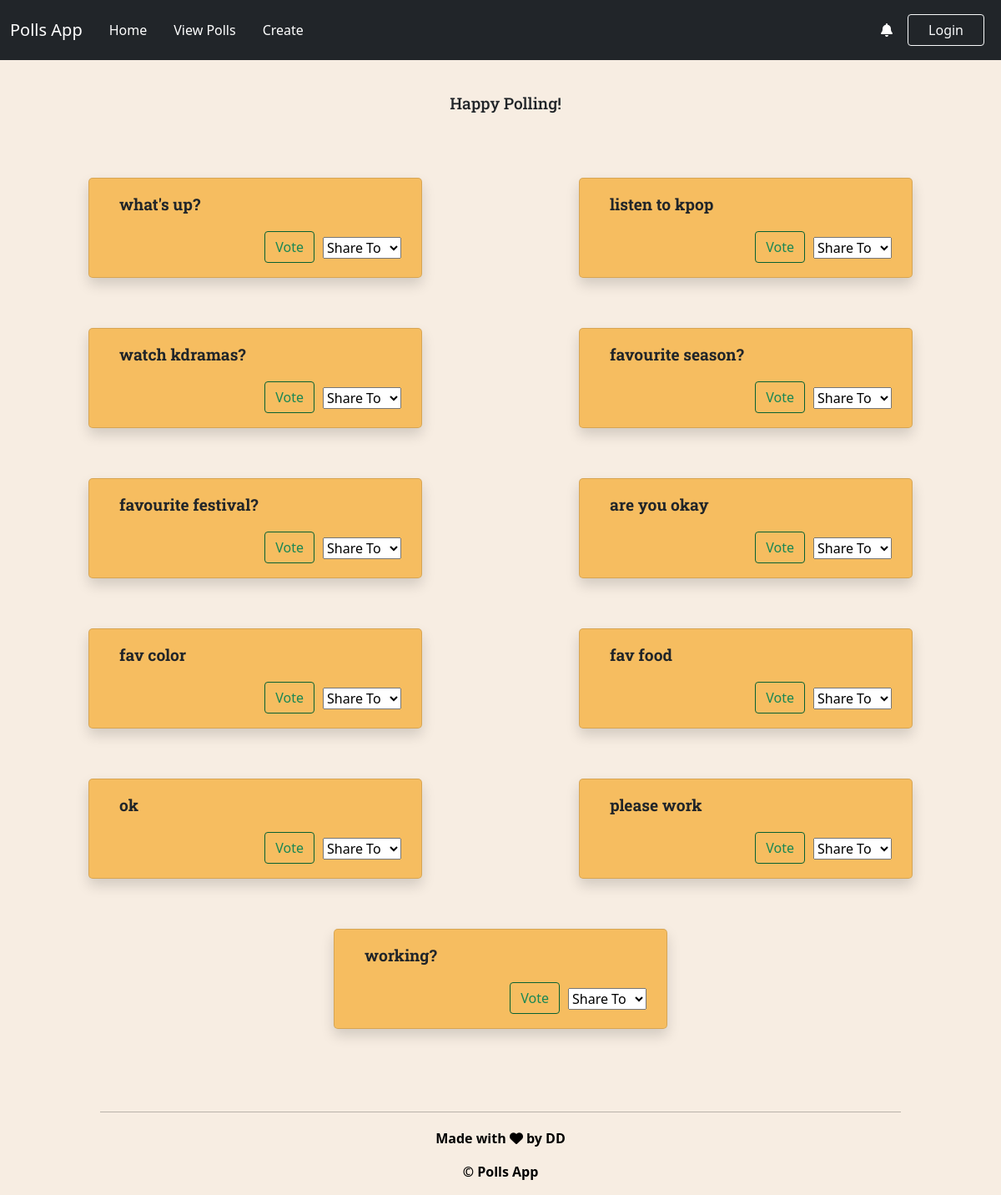
The page /newpoll/home/ on the database as committed earlier.
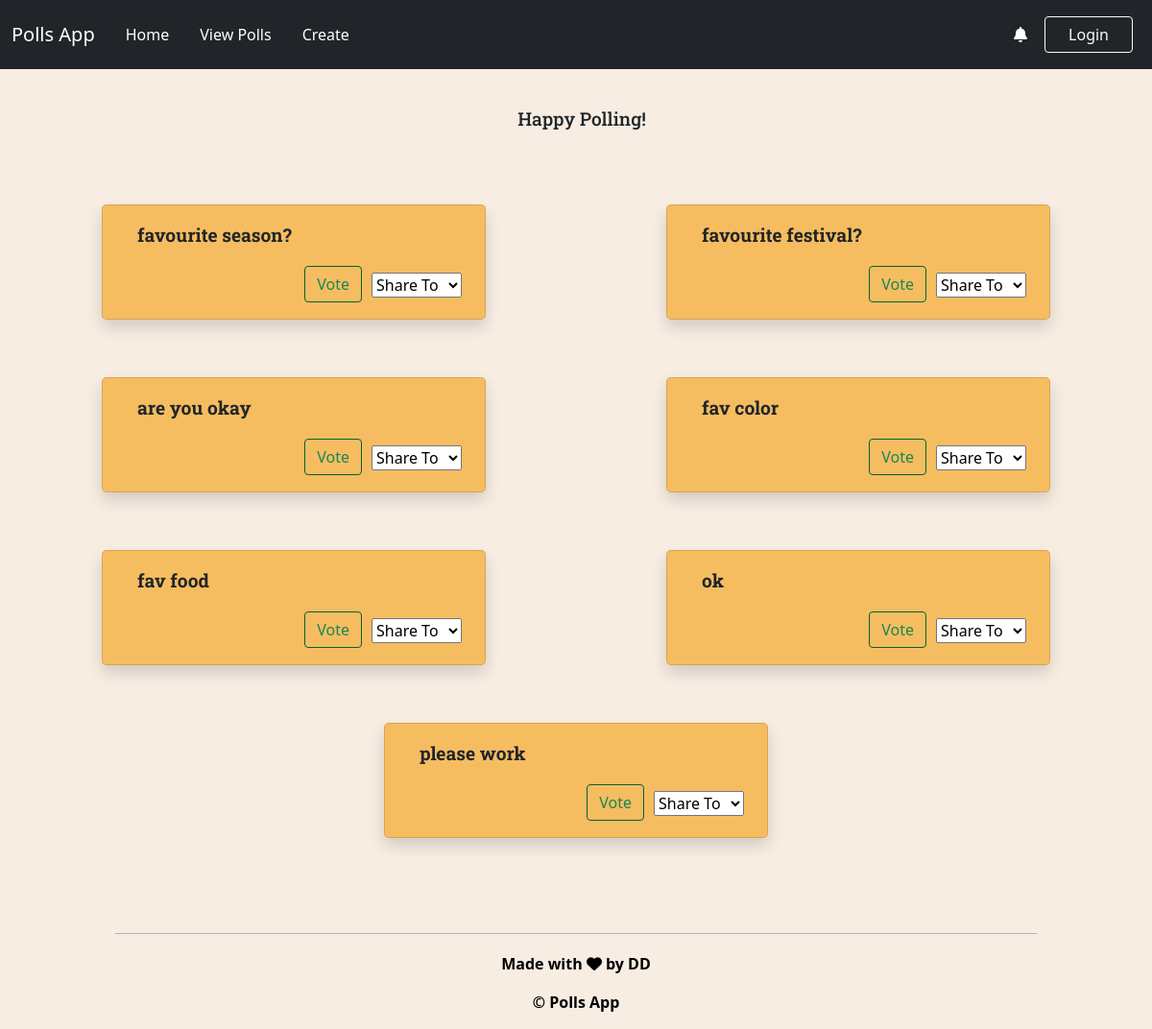
The same page on the database as committed later.
### newpoll/models.py (models this page shows, shortened)
class Question(models.Model):
    question = models.CharField(max_length=200)
    created_by = models.ForeignKey(User ,on_delete=models.CASCADE, null = True)
    created_on = models.DateTimeField(auto_now_add=True)
    class Meta:
        ordering = ['created_on']

### newpoll/views.py (the view, shortened to what this page needs)
# urls.py: 2. Add a URL to urlpatterns:  path('', views.home, name='home')
def home(request):
    context = {}
    auth = True
    question = Question.objects.all()
    users=User.objects.all()
    if request.user.is_anonymous:
        context = {
            "link":"../login/",
            "text":"Login",
            "question_list":question,
            "users":users
        }
        return render(request,'index.html',context)

### newpoll/templates/index.html (shortened to what this page needs)
{% load static %}
<link href="https://cdn.jsdelivr.net/npm/bootstrap@5.0.2/dist/css/bootstrap.min.css" rel="stylesheet">
<link rel="stylesheet" href="/static/home.css?{%now "U" %}"/>
<link
  rel="stylesheet"
  href="https://cdnjs.cloudflare.com/ajax/libs/font-awesome/6.2.0/css/all.min.css"
/>
<div class="navbar navbar-expand-lg  navbar-dark bg-dark sticky-top">
    <div class="container-fluid">
        <a href="" class="navbar-brand">Polls App</a>
        <div class="collapse navbar-collapse" id="navbarSupportedContent">
            <ul class="navbar-nav me-auto mb-2 mb-lg-0">
                <li class="nav-item">
                    <a class="nav-link active p-2 m-2" aria-current="page" href="../home">Home</a>
                </li>
                <li class="nav-item">
                    <a class="nav-link active p-2 m-2" aria-current="page" href="../profile">View Polls</a>
                </li>
                <li class="nav-item">
                    <a class="nav-link active p-2 m-2" aria-current="page" href="../create">Create</a>
                </li>
            </ul>
            <a href="../sharedpoll" ><i class="fa-solid fa-bell" style="color:white; margin-right:10px;"></i>
            </a>
            <a href="{{link}}" class="login-link">
                <button class="btn btn-outline-light px-4 m-2">{{text}}</button>
            </a>
        </div>
    </div>
</div>
<h1 class="container-fluid question-heading subh">Happy Polling!</h1>
<div class="container-fluid content dis">
    {% for question in question_list%}
    <div class="container-fluid ques shadow card">
        <div class="container-fluid question-heading qb">
            {{question.question}}
        </div>
        <div class="button">
            <div class="buttons container eksaa">
                <a href="../vote/{{question.id}}" class="link">
                    <button class="vote-btn btn btn-outline-success">
                        Vote
                    </button>
                </a>
                <div class="hello">
                    <select type="submit" class="userSelect" class="form-select" id="share{{question.id}}" onchange="shareHandler('{{question.id}}')" name="share" aria-label="Default select example">
                        <option selected>Share To</option>
                    </select>
                </div>
            </div>
        </div>
    </div>
    {% empty %}
    <p class="empty"> No Questions Now </p>
{% endfor %}
</div>
<footer class="footer">
    <hr width="80%" style="margin: 1% auto;" />
    <div class="footerlasr">
      <div class="footer-copyright">
        <p id="credits">Made with <i class="fa fa-heart" aria-hidden="true"></i> by DD</p>
      </div>
    </footer>
    <footer class="beech">
      <p>© Polls App</p>
  </footer>

Rows that differ between the two databases and show on the page:
removed Question: question "what's up?", share "Share To"
removed Question: question "listen to kpop", share "Share To"
removed Question: question "watch kdramas?", share "Share To"
removed Question: question "working?", share "Share To"
